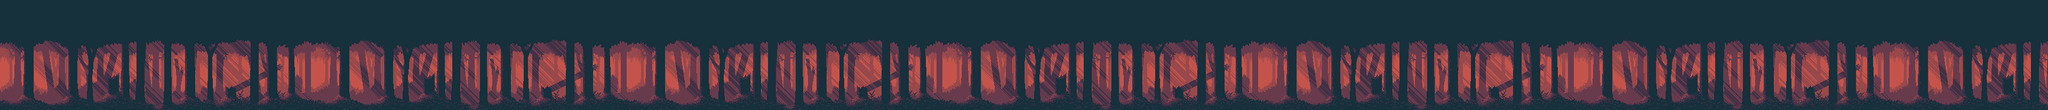

This game map was drawn from its Tiled (.tmx) file and the tilesets committed beside it. A one-line description and the trimmed map source follow:
An orthogonal 240x13 tile map with 16x16 px tiles, 4 tile layers (forest_background, forest_far_trees, forest_mid_trees, forest_close_trees), 5 tilesets.

<map version="1.2" tiledversion="1.3.1" orientation="orthogonal" renderorder="left-down" compressionlevel="-1" width="240" height="13" tilewidth="16" tileheight="16" infinite="0" nextlayerid="6" nextobjectid="1">
 <tileset firstgid="1" source="maps/forest_bg.tsx" />
 <tileset firstgid="511" source="maps/forest_far_trees.tsx" />
 <tileset firstgid="1140" source="maps/forest_mid_trees.tsx" />
 <tileset firstgid="1769" source="maps/forest_close_trees.tsx" />
 <tileset firstgid="2398" source="maps/forest_grass.tsx" />
 <layer id="1" name="forest_background" width="240" height="13" locked="1" opacity="0.9">
  <data>[3120 cells, 3120 non-empty, 446 distinct tile ids]</data>
 </layer>
 <layer id="2" name="forest_far_trees" width="240" height="13" locked="1">
  <data>[3120 cells, 3120 non-empty, 481 distinct tile ids]</data>
 </layer>
 <layer id="3" name="forest_mid_trees" width="240" height="13" locked="1">
  <data>[3120 cells, 3120 non-empty, 481 distinct tile ids]</data>
 </layer>
 <layer id="4" name="forest_close_trees" width="240" height="13" locked="1">
  <data>[3120 cells, 3120 non-empty, 481 distinct tile ids]</data>
 </layer>
</map>
